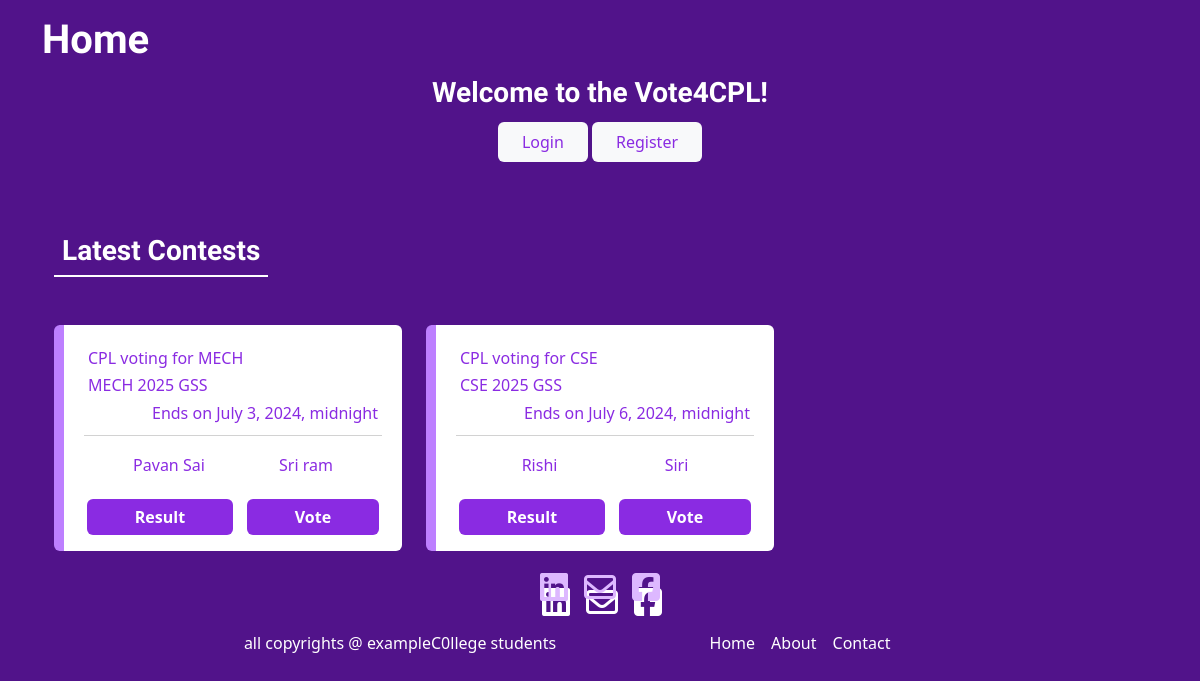
The page / on the database its author committed.
### app1/models.py (models this page shows, shortened)
class vote(models.Model):
    Event = models.CharField(max_length=100)
    candidateName1 = models.CharField(max_length=100)
    candidateName2 = models.CharField(max_length=100)
    description = models.TextField()
    VotesCandidate1 = models.ManyToManyField(User, related_name='VotesCandidate1')
    VotesCandidate2 = models.ManyToManyField(User, related_name='VotesCandidate2')
    endtime = models.DateTimeField()

### app1/views.py (the view)
# urls.py: path('', views.home, name='home'),
def home(request):
    events = vote.objects.all()
    return render(request, 'home.html', {'events': events})

### templates/home.html (shortened to what this page needs)
{% load static %}
<!DOCTYPE html>
<html lang="en">
<head>
    <link href="https://cdn.jsdelivr.net/npm/bootstrap@5.3.3/dist/css/bootstrap.min.css" rel="stylesheet">
    <link rel="stylesheet" href="{% static 'css/style.css' %}">
</head>
<body class="bg-transparent">
    <div class="container">
        <h1 class="text-white pt-3 playwrite-nz-sing-up">Home</h1>
        <div class="container col-lg-6 d-flex justify-content-center text-white">
            <div>
                <h3 class="p-3 p-lg-1 text-center playwrite-nz-h3">Welcome to the Vote4CPL!</h3>
                 <div class="d-flex justify-content-center mb-2">
                    <div>
                        {% if request.user.is_authenticated %}
                        <a href="/logout" class="btn btn-light btn-hover border-0 btn-font py-2 px-4">Log out</a>
                        {% else %}
                        <a href="/login" class="btn btn-light btn-hover border-0 btn-font py-2 px-4">Login</a>
                        {% endif %}
                        <a href="/signup/" class="btn btn-light btn-hover border-0 btn-font py-2 px-4">Register</a>
                    </div>
                 </div>
             </div>
        </div>
        <br><br>
        <div class="container">
            <h3 class="text-white pt-3 playwrite-nz-sing-up mb-5 p-2" style="border-bottom: 2px solid;width: max-content;">Latest Contests</h3>
            <div class="row">
                {% for event in events %}
                <div class="col-lg-4 mb-2">
                    <a class="card h-100 p-3 c-cards text-decoration-none" href="{% url 'vote' event.id %}">
                        <div class="card-header bg-transparent p-1 m-1">
                            <h6 class="card-font">{{ event.Event }}</h6>
                            <h6 class="card-font">{{ event.description }}</h6>
                            <h6 class="card-font text-end">Ends on {{ event.endtime }}</h6>
                        </div>
                        <div>
                            <div class="card-body d-flex justify-content-around align-items-center">
                            <h6 class="card-font">{{ event.candidateName1 }}</h6>
                            <h6 class="card-font">{{ event.candidateName2 }}</h6>
                            </div>
                            <div class="d-flex justify-content-around ">
                                <button class="btn card-btn px-5 btn-font border-0 fw-bold">Result</button>
                                <button class="btn card-btn px-5 btn-font border-0 fw-bold">Vote</button>
                            </div>
                        </div>
                    </a>
                </div>
                {% endfor %}
            </div>
        </div>
    </div>
    <footer>
        <div class="container col-lg-8 sticky-bottom">
            <div class="d-flex justify-content-center mt-3">
                <div class="mx-2"><i class="fa-brands fa-linkedin fa-2xl font-hover"></i></div>
                <div class="mx-2"><i class="fa-regular fa-envelope fa-2xl font-hover"></i></div>
                <div class="mx-2"><i class="fa-brands fa-square-facebook fa-2xl font-hover"></i></div>
            </div>
            <div class="row row-cols-1 row-cols-lg-2 mt-4">
                <div class="">
                    <p class="text-center  text-white p-2">all copyrights @ exampleC0llege students</p>
                </div>
                <div class="d-flex justify-content-center col-lg-">
                    <a class="text-center  text-white p-2 text-decoration-none fw-lighter">Home</a>
                    <a class="text-center  text-white p-2 text-decoration-none fw-lighter">About</a>
                    <a class="text-center  text-white p-2 text-decoration-none fw-lighter">Contact</a>
                </div>
            </div>
        </div>
      </footer>
</body>
</html>

### static/css/style.css (style rules this page uses)
html { background-color: rgb(81, 19, 138); }
.btn-font { font-weight: lighter; color: blueviolet; }
.font-hover { color: rgb(221, 184, 255); text-shadow: 2px 15px rgb(255, 255, 255); }
.playwrite-nz-sing-up { font-family: "Playwrite NZ", cursive; font-optical-sizing: auto; font-weight:700; font-style: normal; }
.playwrite-nz-h3 { font-family: "Playwrite NZ", cursive; font-optical-sizing: auto; font-weight:700; font-style: normal; }
.card-font { color: blueviolet; }
.c-cards { background: rgb(255, 255, 255); border: solid 10px rgb(189, 127, 255); border-right: none; border-top: none; border-bottom: none; }
.card-btn { background: blueviolet; font-weight: bold; color: white; }

### rows shown on the page
vote: Event "CPL voting for MECH", description "MECH 2025 GSS", endtime "July 3, 2024, midnight", candidateName1 "Pavan Sai", candidateName2 "Sri ram"
vote: Event "CPL voting for CSE", description "CSE 2025 GSS", endtime "July 6, 2024, midnight", candidateName1 "Rishi", candidateName2 "Siri"
